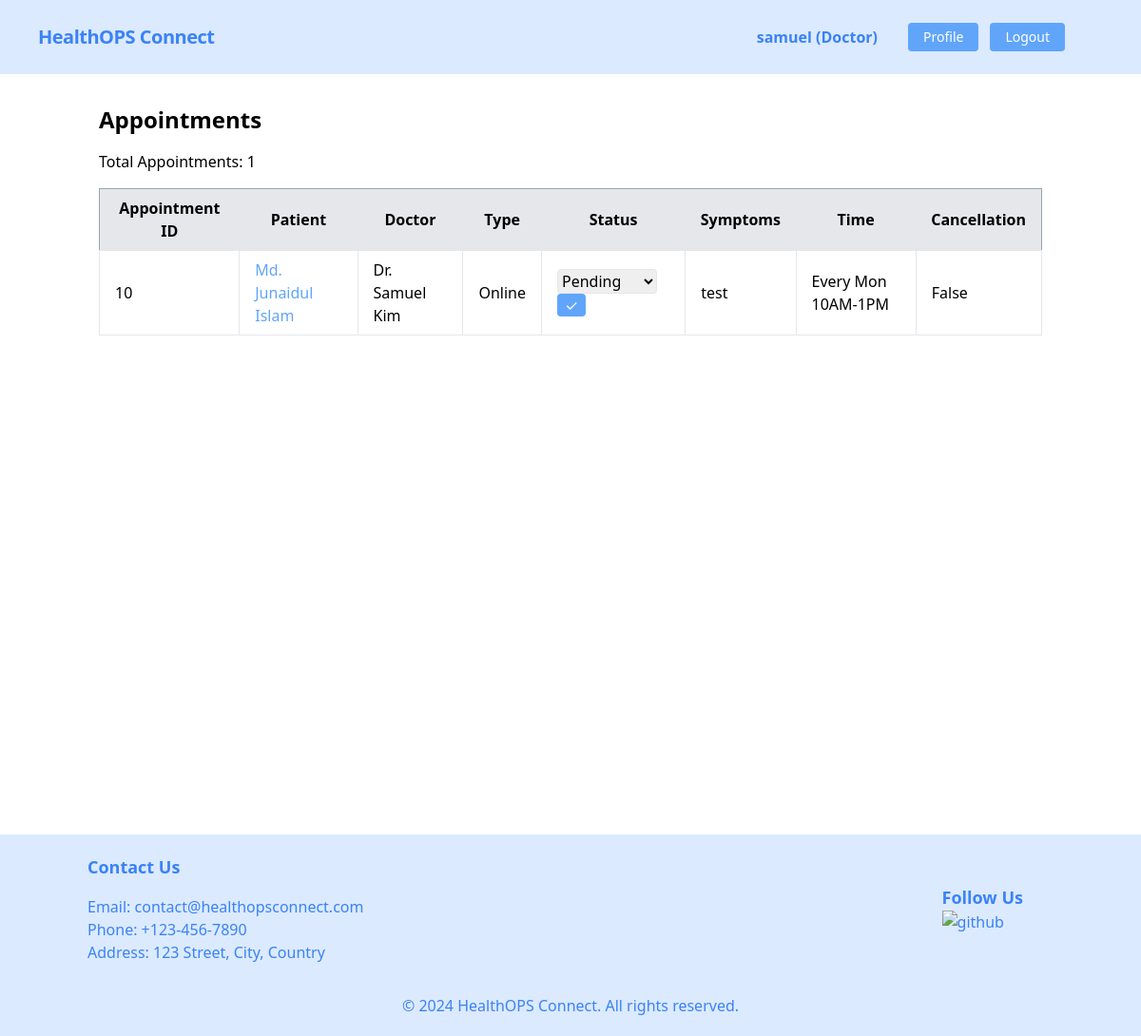
The app's page /doctors/profile/ (signed in), older data.
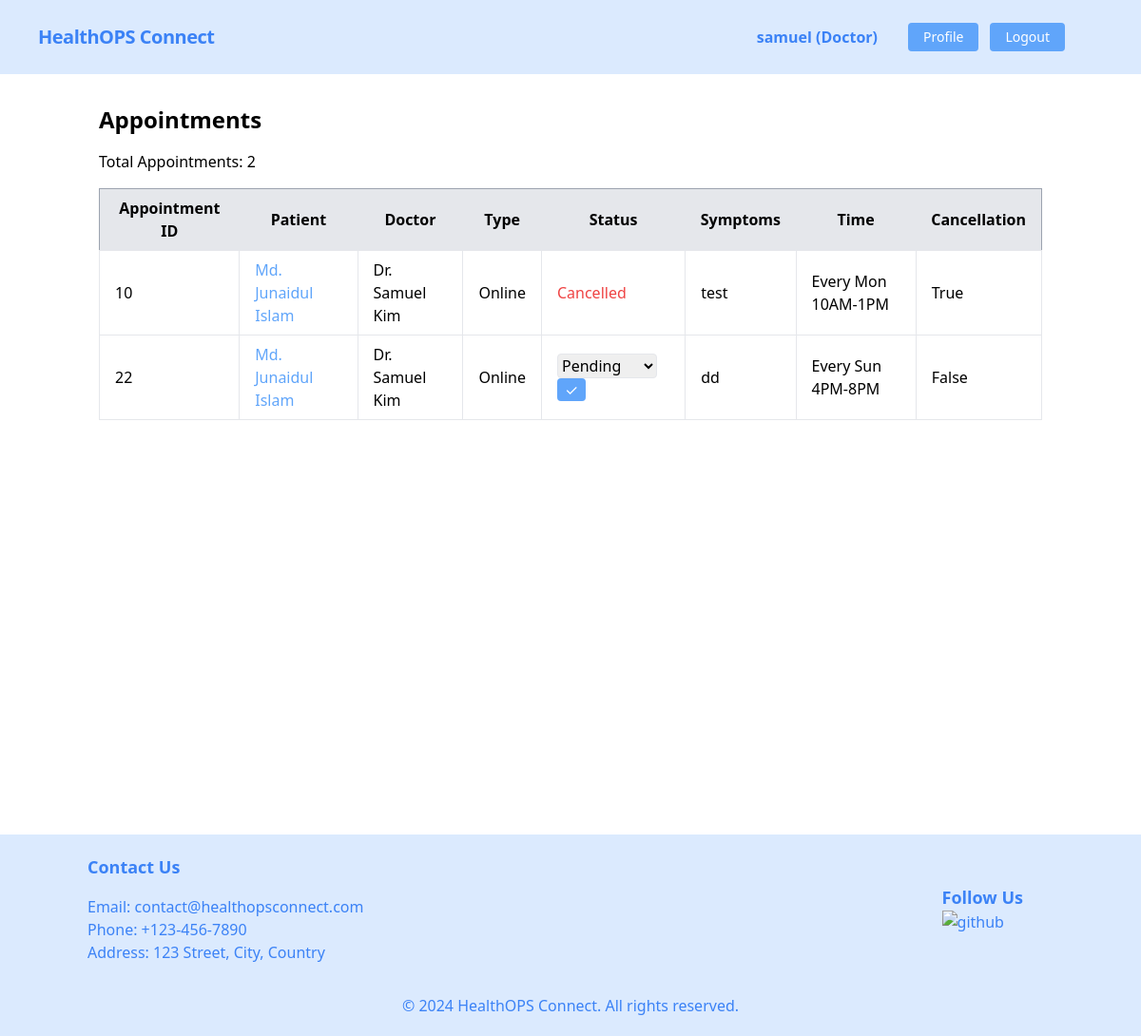
The same page, newer data.
### appointment/models.py (models this page shows, shortened)
class Appointment(models.Model):
    patient = models.ForeignKey(Patient, on_delete=models.CASCADE)
    doctor = models.ForeignKey(Doctor, on_delete=models.CASCADE)
    appointment_type = models.CharField(
        choices=APPOINTMENT_TYPE, max_length=10)
    appointment_status = models.CharField(
        choices=APPOINTMENT_STATUS, max_length=10, default='Pending')
    symptoms = models.TextField()
    appointment_time = models.ForeignKey(
        AvailableTime, on_delete=models.CASCADE)
    cancellation = models.BooleanField(default=False)

### patient/models.py (models this page shows)
class Patient(models.Model):
    user = models.OneToOneField(User, on_delete=models.CASCADE)
    image = models.ImageField(
        upload_to='patient/images/', default='patient/images/default.jpg')
    phone = models.CharField(max_length=11)
    user_type = models.CharField(default='Patient', max_length=10, editable=False)
    def __str__(self):
        return f"{self.user.first_name} {self.user.last_name}"

### doctor/models.py (models this page shows)
class Doctor(models.Model):
    user = models.OneToOneField(User, on_delete=models.CASCADE)
    image = models.ImageField(
        upload_to='doctor/media/uploads/', default='doctor/media/uploads/default.jpg')
    designation = models.ManyToManyField(Designation)
    expertise = models.ManyToManyField(Expertise)
    available_time = models.ManyToManyField(AvailableTime)
    fee = models.IntegerField()
    meet_link = models.URLField(max_length=200)
    user_type = models.CharField(
        default='Doctor', max_length=10, editable=False)
    def __str__(self):
        return f"Dr. {self.user.first_name} {self.user.last_name}"

class AvailableTime(models.Model):
    name = models.CharField(max_length=100)
    def __str__(self):
        return self.name

### doctor/views.py (the view)
# urls.py: path('profile/', DoctorProfileView.as_view(), name='doctor_profile'),
class DoctorProfileView(LoginRequiredMixin, ListView):
    model = Appointment
    template_name = 'doctor_profile.html'
    context_object_name = 'appointments'
    def get_queryset(self):
        return Appointment.objects.filter(doctor=self.request.user.doctor)

### doctor/templates/doctor_profile.html (shortened to what this page needs)
{% extends 'base.html' %}
{% block content %}
<div class="container mx-auto px-4 py-8">
    <h1 class="text-2xl font-bold mb-4">Appointments</h1>
    <p class="mb-4">Total Appointments: {{ appointments.count }}</p>
    <div class="overflow-x-auto">
        <table class="table-auto border-collapse border border-gray-400 w-full">
            <thead>
                <tr class="bg-gray-200">
                    <th class="px-4 py-2">Appointment ID</th>
                    <th class="px-4 py-2">Patient</th>
                    <th class="px-4 py-2">Doctor</th>
                    <th class="px-4 py-2">Type</th>
                    <th class="px-4 py-2">Status</th>
                    <th class="px-4 py-2">Symptoms</th>
                    <th class="px-4 py-2">Time</th>
                    <th class="px-4 py-2">Cancellation</th>
                </tr>
            </thead>
            <tbody>
                {% for appointment in appointments %}
                <tr>
                    <td class="border px-4 py-2">{{ appointment.id }}</td>
                    <td class="border px-4 py-2">
                        <a href="{% url 'patient_profile_update' appointment.patient.user.username %}" class="text-blue-400 hover:text-blue-500 hover:underline">
                            {{ appointment.patient }}</a>
                    </td>
                    <td class="border px-4 py-2">{{ appointment.doctor }}</td>
                    <td class="border px-4 py-2">{{ appointment.get_appointment_type_display }}</td>
                    <td class="border px-4 py-2">
                        {% if appointment.appointment_status == 'Cancelled' %}
                        <span class="text-red-500">{{ appointment.get_appointment_status_display }}</span>
                        {% else %}
                        <form action="{% url 'change_appointment_status' appointment.id %}" method="post">
                            <select name="status" id="status" class="border rounded">
                                <option value="Pending" {% if appointment.appointment_status == 'Pending' %} selected
                                {% endif %}>
                                    Pending
                                </option>
                            </select>
                            <button type="submit"
                                class="bg-blue-400 hover:bg-blue-500 text-white px-2 rounded">✓</button>
                        </form>
                        {% endif %}
                    </td>
                    <td class="border px-4 py-2">{{ appointment.symptoms }}</td>
                    <td class="border px-4 py-2">{{ appointment.appointment_time }}</td>
                    <td class="border px-4 py-2">{{ appointment.cancellation }}</td>
                </tr>
                {% empty %}
                <tr>
                    <td colspan="8" class="border px-4 py-2">No appointments found.</td>
                </tr>
                {% endfor %}
            </tbody>
        </table>
    </div>
</div>
{% endblock %}

Row changes from the older to the newer data that the page shows:
changed Appointment "test": appointment_status (not shown) → "Cancelled"; cancellation "False" → "True"; status "Pending" → (not shown)
added Appointment: id "22", patient "Md. Junaidul Islam", doctor "Dr. Samuel Kim", appointment_type "Online", status "Pending", symptoms "dd", appointment_time "Every Sun 4PM-8PM", cancellation "False"
Text that changed along with them:
{{ appointments.count }}: "1" → "2"
